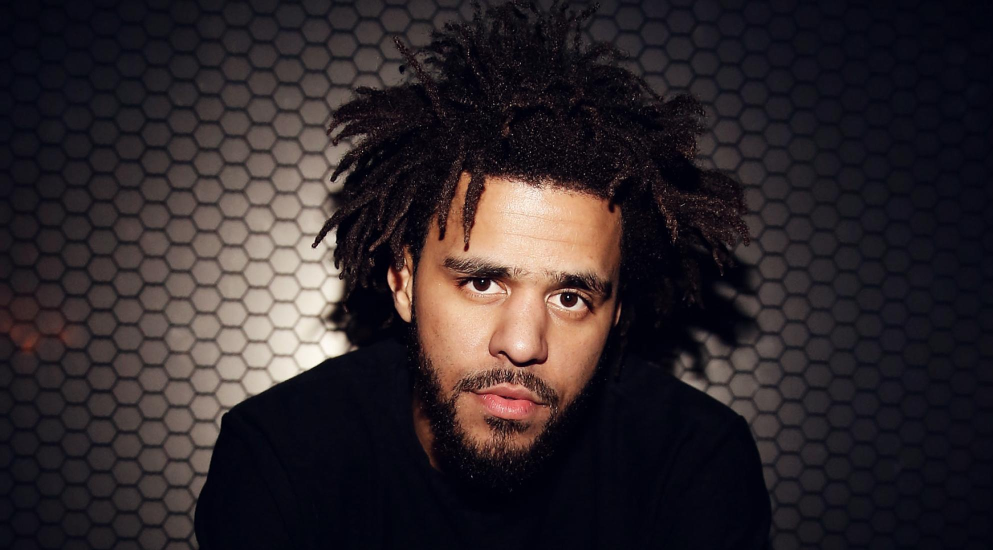
#> input picture jcole.jpg, 1986 x 1100 px (shown at 1/2 size)
$ python FaceDetection.py
#> lines starting #> are read from the running program, lines starting #| are printed output that depends on the picture; after the words box and inside, x2 and y2 are one past the last pixel; in counts of white or black regions, pixels touching at a corner belong together
import cv2

# Create a CascadeClassifier Object
face_cascade = cv2.CascadeClassifier("C:\\Users\\I531157\\Documents\\Extra-Curricula\\PycharmProjects\\FaceDetection"
                                     "\\haarcascade_frontalface_default.xml")

# Reading the image as it is
img = cv2.imread("jcole.jpg")
#> img is the input picture: shape (1100, 1986, 3); mean B, G, R 42.5, 39.2, 47.1

# Reading the image as gray scale image
img_gray = cv2.cvtColor(img, cv2.COLOR_BGR2GRAY)
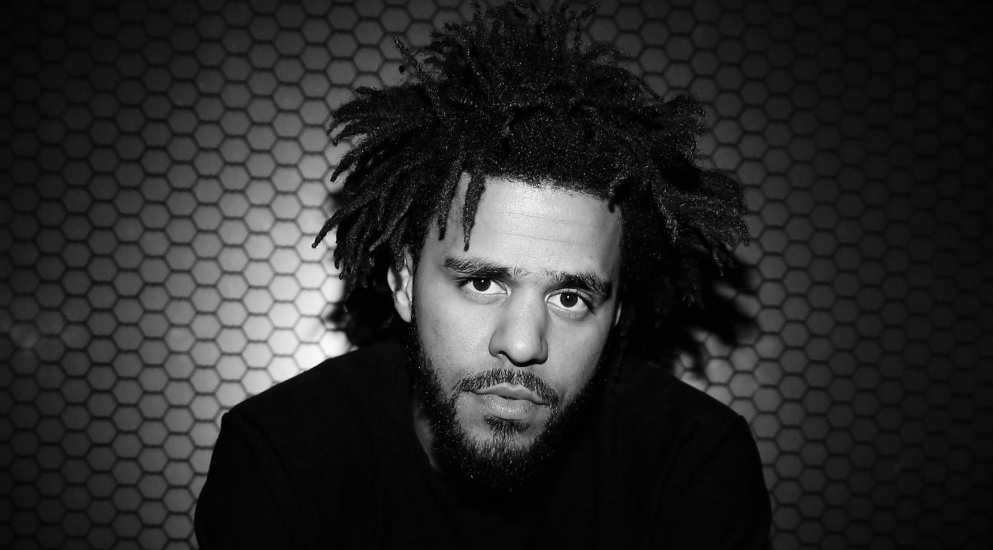
#> img_gray: shape (1100, 1986) (shown at 1/2 size); min 0, max 254, mean 41.9

# Search the co-ordinates of the image
faces = face_cascade.detectMultiScale(img_gray, scaleFactor=1.05, minNeighbors=5)
#> faces = [[590, 388, 76, 76], [805, 98, 71, 71], [804, 389, 488, 488]]

print(faces)
#| [[590 388  76  76]
#|  [805  98  71  71]
#|  [804 389 488 488]]
print(type(img))
#| <class 'numpy.ndarray'>
print(img_gray)
#> (printed output is left out)

# add rectangular box
for x, y, w, h in faces:
    img = cv2.rectangle(img, (x, y), (x+w, y+h), (0, 255, 0), 1)
#> this loop made 3 passes
#> pass 3, `img = cv2.rectangle(img, (x, y), (x+w, y+h), (0, 255, 0), 1)`:
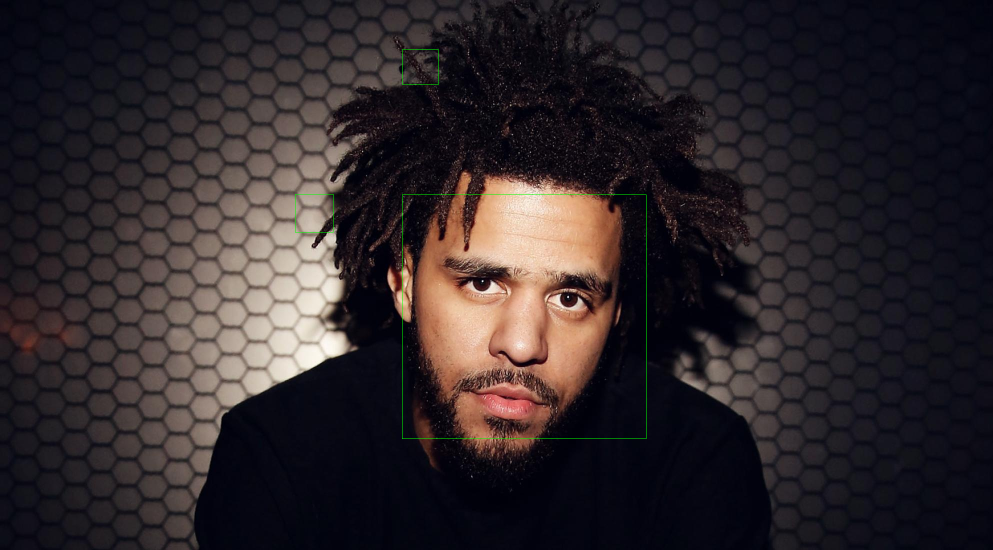
#> img: shape (1100, 1986, 3) (shown at 1/2 size); mean B, G, R 42.5, 39.4, 47

resized = cv2.resize(img, (int(img.shape[1]), int(img.shape[0])))

#open the resized image in a new window called gray
cv2.imshow("Gray", resized)

cv2.waitKey(0)

cv2.destroyAllWindows()

$ run again, with Jermaine.jpg copied over jcole.jpg
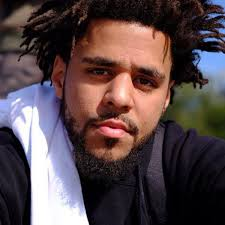
#> input picture Jermaine.jpg, 225 x 225 px
#> img is the input picture: shape (225, 225, 3); mean B, G, R 72.2, 70, 86.6
#> `img_gray = cv2.cvtColor(img, cv2.COLOR_BGR2GRAY)`:
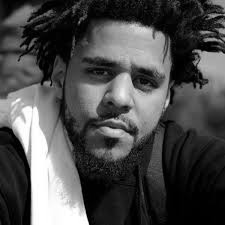
#> img_gray: shape (225, 225); min 0, max 255, mean 75.2
#> faces = [[53, 24, 135, 135]]
#| [[ 53  24 135 135]]
#| <class 'numpy.ndarray'>
#> (printed output is left out)
#> the loop `for x, y, w, h in faces:` made 1 pass
#> pass 1, `img = cv2.rectangle(img, (x, y), (x+w, y+h), (0, 255, 0), 1)`:
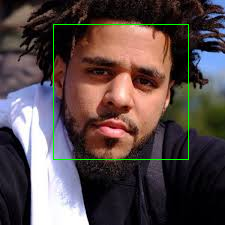
#> img: shape (225, 225, 3); 1.07% of pixels changed, all inside (x1, y1, x2, y2) = (53, 24, 189, 160)
